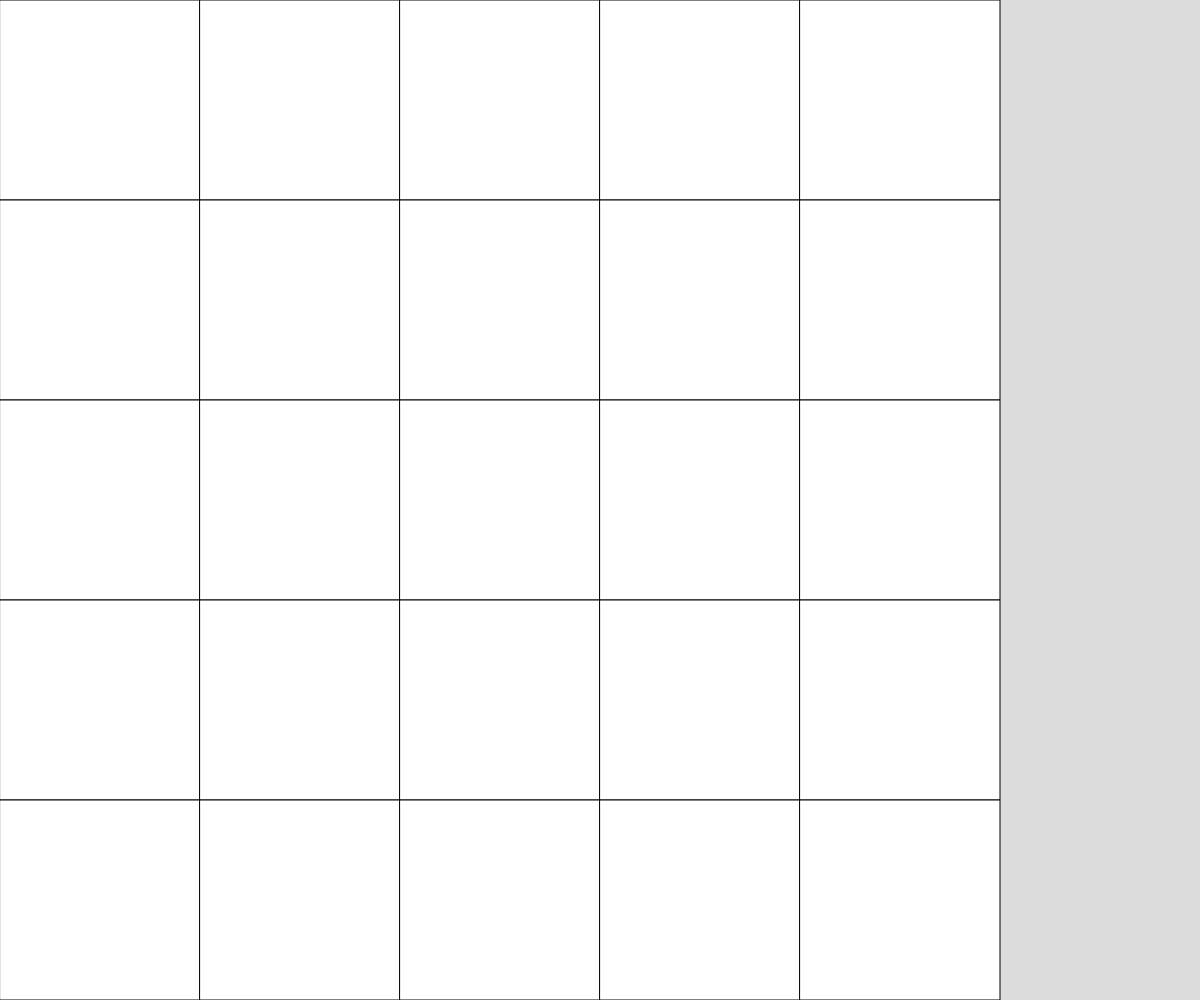
Frame 1 (no input)
Frame 60 (no input): identical to frame 1, image omitted
Frame 120 (the mouse pressed at the canvas centre since frame 60): identical to frame 1, image omitted

The p5.js sketch that drew this single still picture (run headless with seeded random() and noise() and a simulated clock; from frame 60 on, the mouse is pressed at the canvas centre):

// p5.js sketch
// ── sketch.js
// Project Title
// Your Name
// Date
//
// Extra for Experts:
// - describe what you did to take this project "above and beyond"
let cell = {
  cellX: 0,
  cellY: 0,
  isAlive: false, 

}
let cellsList = [];
 
let boardSize;
function setup() {
  boardSize = min(windowWidth, windowHeight);
  createCanvas(windowWidth, windowHeight);

  for (let y = 0; y < 5; y++) {
    for (let x = 0; x < 5; x++) {

      let newCell = {...cell};

      newCell.cellX = x* boardSize/5;
      newCell.cellY = y* boardSize/5;
      newCell.isAlive = false;

      cellsList.push(newCell);
      print(cellsList[x]);
    }
  }
  print(cellsList.length);
}
function draw() {
  background(220);
  drawCells();
  // square(boardSize/2, boardSize/2, boardSize/5);
}

function drawCells(){
  for (let i = 0; i < cellsList.length; i++) {
    const element = cellsList[i];

    // print(element.cellX);
    // print(element.cellY);

    square(element.cellX, element.cellY, boardSize/5);
  }
}

function lookForCell(placeX, placeY){
  for (let i = 0; i < cellsList.length-1; i++) {
    const element = cellsList[i];
    print(placeX > element.cellX && placeX < cellsList[i + 1].cellX && placeY > element.cellY && placeY < cellsList[i + 1].cellY)
    if (placeX > element.cellX && placeX < cellsList[i + 1].cellX && placeY > element.cellY && placeY < cellsList[i + 1].cellY){
      return element;
    }

  }
}

function mouseClicked(){

  print(lookForCell(mouseX, mouseY));

}
